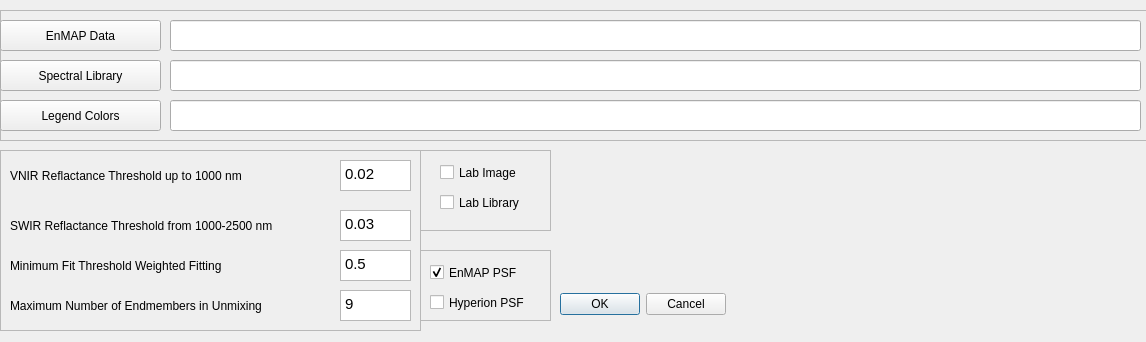
<?xml version="1.0" encoding="UTF-8"?>
<ui version="4.0">
 <class>dialog</class>
 <widget class="QDialog" name="dialog">
  <property name="geometry">
   <rect>
    <x>0</x>
    <y>0</y>
    <width>1146</width>
    <height>342</height>
   </rect>
  </property>
  <property name="mouseTracking">
   <bool>false</bool>
  </property>
  <property name="windowTitle">
   <string>EnGeoMAP BASE</string>
  </property>
  <widget class="QFrame" name="frame">
   <property name="geometry">
    <rect>
     <x>0</x>
     <y>10</y>
     <width>1151</width>
     <height>131</height>
    </rect>
   </property>
   <property name="frameShape">
    <enum>QFrame::StyledPanel</enum>
   </property>
   <property name="frameShadow">
    <enum>QFrame::Raised</enum>
   </property>
   <widget class="QPushButton" name="enmap_data">
    <property name="geometry">
     <rect>
      <x>0</x>
      <y>10</y>
      <width>161</width>
      <height>31</height>
     </rect>
    </property>
    <property name="text">
     <string>EnMAP Data</string>
    </property>
   </widget>
   <widget class="QPushButton" name="choose_lib">
    <property name="geometry">
     <rect>
      <x>0</x>
      <y>50</y>
      <width>161</width>
      <height>31</height>
     </rect>
    </property>
    <property name="text">
     <string>Spectral Library</string>
    </property>
   </widget>
   <widget class="QPushButton" name="choose_csv">
    <property name="geometry">
     <rect>
      <x>0</x>
      <y>90</y>
      <width>161</width>
      <height>31</height>
     </rect>
    </property>
    <property name="text">
     <string>Legend Colors</string>
    </property>
   </widget>
   <widget class="QLineEdit" name="input_image">
    <property name="geometry">
     <rect>
      <x>170</x>
      <y>10</y>
      <width>971</width>
      <height>31</height>
     </rect>
    </property>
   </widget>
   <widget class="QLineEdit" name="speclib">
    <property name="geometry">
     <rect>
      <x>170</x>
      <y>50</y>
      <width>971</width>
      <height>31</height>
     </rect>
    </property>
   </widget>
   <widget class="QLineEdit" name="colormap">
    <property name="geometry">
     <rect>
      <x>170</x>
      <y>90</y>
      <width>971</width>
      <height>31</height>
     </rect>
    </property>
   </widget>
  </widget>
  <widget class="QFrame" name="frame_2">
   <property name="geometry">
    <rect>
     <x>0</x>
     <y>150</y>
     <width>421</width>
     <height>181</height>
    </rect>
   </property>
   <property name="frameShape">
    <enum>QFrame::StyledPanel</enum>
   </property>
   <property name="frameShadow">
    <enum>QFrame::Raised</enum>
   </property>
   <widget class="QTextEdit" name="vnir_thresh">
    <property name="geometry">
     <rect>
      <x>340</x>
      <y>10</y>
      <width>71</width>
      <height>31</height>
     </rect>
    </property>
    <property name="inputMethodHints">
     <set>Qt::ImhDigitsOnly</set>
    </property>
    <property name="html">
     <string>&lt;!DOCTYPE HTML PUBLIC &quot;-//W3C//DTD HTML 4.0//EN&quot; &quot;http://www.w3.org/TR/REC-html40/strict.dtd&quot;&gt;
&lt;html&gt;&lt;head&gt;&lt;meta name=&quot;qrichtext&quot; content=&quot;1&quot; /&gt;&lt;style type=&quot;text/css&quot;&gt;
p, li { white-space: pre-wrap; }
&lt;/style&gt;&lt;/head&gt;&lt;body style=&quot; font-family:'Cantarell'; font-size:11pt; font-weight:400; font-style:normal;&quot;&gt;
&lt;p style=&quot; margin-top:0px; margin-bottom:0px; margin-left:0px; margin-right:0px; -qt-block-indent:0; text-indent:0px;&quot;&gt;0.02&lt;/p&gt;&lt;/body&gt;&lt;/html&gt;</string>
    </property>
    <property name="overwriteMode">
     <bool>false</bool>
    </property>
   </widget>
   <widget class="QLabel" name="label">
    <property name="geometry">
     <rect>
      <x>10</x>
      <y>10</y>
      <width>301</width>
      <height>31</height>
     </rect>
    </property>
    <property name="text">
     <string>VNIR Reflactance Threshold up to 1000 nm</string>
    </property>
   </widget>
   <widget class="QLabel" name="label_2">
    <property name="geometry">
     <rect>
      <x>10</x>
      <y>60</y>
      <width>331</width>
      <height>31</height>
     </rect>
    </property>
    <property name="text">
     <string>SWIR Reflactance Threshold from 1000-2500 nm</string>
    </property>
   </widget>
   <widget class="QTextEdit" name="swir_thresh">
    <property name="geometry">
     <rect>
      <x>340</x>
      <y>60</y>
      <width>71</width>
      <height>31</height>
     </rect>
    </property>
    <property name="inputMethodHints">
     <set>Qt::ImhDigitsOnly</set>
    </property>
    <property name="html">
     <string>&lt;!DOCTYPE HTML PUBLIC &quot;-//W3C//DTD HTML 4.0//EN&quot; &quot;http://www.w3.org/TR/REC-html40/strict.dtd&quot;&gt;
&lt;html&gt;&lt;head&gt;&lt;meta name=&quot;qrichtext&quot; content=&quot;1&quot; /&gt;&lt;style type=&quot;text/css&quot;&gt;
p, li { white-space: pre-wrap; }
&lt;/style&gt;&lt;/head&gt;&lt;body style=&quot; font-family:'Cantarell'; font-size:11pt; font-weight:400; font-style:normal;&quot;&gt;
&lt;p style=&quot; margin-top:0px; margin-bottom:0px; margin-left:0px; margin-right:0px; -qt-block-indent:0; text-indent:0px;&quot;&gt;0.03&lt;/p&gt;&lt;/body&gt;&lt;/html&gt;</string>
    </property>
    <property name="overwriteMode">
     <bool>false</bool>
    </property>
   </widget>
   <widget class="QLabel" name="label_3">
    <property name="geometry">
     <rect>
      <x>10</x>
      <y>100</y>
      <width>301</width>
      <height>31</height>
     </rect>
    </property>
    <property name="text">
     <string>Minimum Fit Threshold Weighted Fitting</string>
    </property>
   </widget>
   <widget class="QTextEdit" name="fit_thresh">
    <property name="geometry">
     <rect>
      <x>340</x>
      <y>100</y>
      <width>71</width>
      <height>31</height>
     </rect>
    </property>
    <property name="inputMethodHints">
     <set>Qt::ImhDigitsOnly</set>
    </property>
    <property name="html">
     <string>&lt;!DOCTYPE HTML PUBLIC &quot;-//W3C//DTD HTML 4.0//EN&quot; &quot;http://www.w3.org/TR/REC-html40/strict.dtd&quot;&gt;
&lt;html&gt;&lt;head&gt;&lt;meta name=&quot;qrichtext&quot; content=&quot;1&quot; /&gt;&lt;style type=&quot;text/css&quot;&gt;
p, li { white-space: pre-wrap; }
&lt;/style&gt;&lt;/head&gt;&lt;body style=&quot; font-family:'Cantarell'; font-size:11pt; font-weight:400; font-style:normal;&quot;&gt;
&lt;p style=&quot; margin-top:0px; margin-bottom:0px; margin-left:0px; margin-right:0px; -qt-block-indent:0; text-indent:0px;&quot;&gt;0.5&lt;/p&gt;&lt;/body&gt;&lt;/html&gt;</string>
    </property>
    <property name="overwriteMode">
     <bool>false</bool>
    </property>
   </widget>
   <widget class="QLabel" name="label_4">
    <property name="geometry">
     <rect>
      <x>10</x>
      <y>140</y>
      <width>301</width>
      <height>31</height>
     </rect>
    </property>
    <property name="text">
     <string>Maximum Number of Endmembers in Unmixing</string>
    </property>
   </widget>
   <widget class="QTextEdit" name="ixminerals">
    <property name="geometry">
     <rect>
      <x>340</x>
      <y>140</y>
      <width>71</width>
      <height>31</height>
     </rect>
    </property>
    <property name="inputMethodHints">
     <set>Qt::ImhDigitsOnly</set>
    </property>
    <property name="html">
     <string>&lt;!DOCTYPE HTML PUBLIC &quot;-//W3C//DTD HTML 4.0//EN&quot; &quot;http://www.w3.org/TR/REC-html40/strict.dtd&quot;&gt;
&lt;html&gt;&lt;head&gt;&lt;meta name=&quot;qrichtext&quot; content=&quot;1&quot; /&gt;&lt;style type=&quot;text/css&quot;&gt;
p, li { white-space: pre-wrap; }
&lt;/style&gt;&lt;/head&gt;&lt;body style=&quot; font-family:'Cantarell'; font-size:11pt; font-weight:400; font-style:normal;&quot;&gt;
&lt;p style=&quot; margin-top:0px; margin-bottom:0px; margin-left:0px; margin-right:0px; -qt-block-indent:0; text-indent:0px;&quot;&gt;9&lt;/p&gt;&lt;/body&gt;&lt;/html&gt;</string>
    </property>
    <property name="overwriteMode">
     <bool>false</bool>
    </property>
   </widget>
  </widget>
  <widget class="QFrame" name="frame_3">
   <property name="geometry">
    <rect>
     <x>420</x>
     <y>150</y>
     <width>131</width>
     <height>81</height>
    </rect>
   </property>
   <property name="frameShape">
    <enum>QFrame::StyledPanel</enum>
   </property>
   <property name="frameShadow">
    <enum>QFrame::Raised</enum>
   </property>
   <widget class="QCheckBox" name="lab_lib">
    <property name="geometry">
     <rect>
      <x>20</x>
      <y>40</y>
      <width>101</width>
      <height>25</height>
     </rect>
    </property>
    <property name="text">
     <string>Lab Library</string>
    </property>
    <property name="autoExclusive">
     <bool>false</bool>
    </property>
   </widget>
   <widget class="QCheckBox" name="lab_image">
    <property name="geometry">
     <rect>
      <x>20</x>
      <y>10</y>
      <width>93</width>
      <height>25</height>
     </rect>
    </property>
    <property name="text">
     <string>Lab Image</string>
    </property>
    <property name="checked">
     <bool>false</bool>
    </property>
    <property name="autoRepeat">
     <bool>false</bool>
    </property>
    <property name="autoExclusive">
     <bool>false</bool>
    </property>
   </widget>
  </widget>
  <widget class="QFrame" name="frame_4">
   <property name="geometry">
    <rect>
     <x>420</x>
     <y>250</y>
     <width>131</width>
     <height>71</height>
    </rect>
   </property>
   <property name="frameShape">
    <enum>QFrame::StyledPanel</enum>
   </property>
   <property name="frameShadow">
    <enum>QFrame::Raised</enum>
   </property>
   <widget class="QCheckBox" name="hyperion_psf">
    <property name="geometry">
     <rect>
      <x>10</x>
      <y>40</y>
      <width>111</width>
      <height>25</height>
     </rect>
    </property>
    <property name="text">
     <string>Hyperion PSF</string>
    </property>
    <property name="autoExclusive">
     <bool>true</bool>
    </property>
    <attribute name="buttonGroup">
     <string notr="true">buttonGroup</string>
    </attribute>
   </widget>
   <widget class="QCheckBox" name="enmap_psf">
    <property name="geometry">
     <rect>
      <x>10</x>
      <y>10</y>
      <width>111</width>
      <height>25</height>
     </rect>
    </property>
    <property name="text">
     <string>EnMAP PSF</string>
    </property>
    <property name="checked">
     <bool>true</bool>
    </property>
    <property name="autoExclusive">
     <bool>true</bool>
    </property>
    <attribute name="buttonGroup">
     <string notr="true">buttonGroup</string>
    </attribute>
   </widget>
  </widget>
  <widget class="QDialogButtonBox" name="buttonBox">
   <property name="geometry">
    <rect>
     <x>560</x>
     <y>290</y>
     <width>166</width>
     <height>28</height>
    </rect>
   </property>
   <property name="standardButtons">
    <set>QDialogButtonBox::Cancel|QDialogButtonBox::Ok</set>
   </property>
  </widget>
  <widget class="QWidget" name="bild" native="true">
   <property name="geometry">
    <rect>
     <x>950</x>
     <y>150</y>
     <width>181</width>
     <height>161</height>
    </rect>
   </property>
  </widget>
 </widget>
 <resources/>
 <connections/>
 <buttongroups>
  <buttongroup name="buttonGroup">
   <property name="exclusive">
    <bool>true</bool>
   </property>
  </buttongroup>
 </buttongroups>
</ui>
